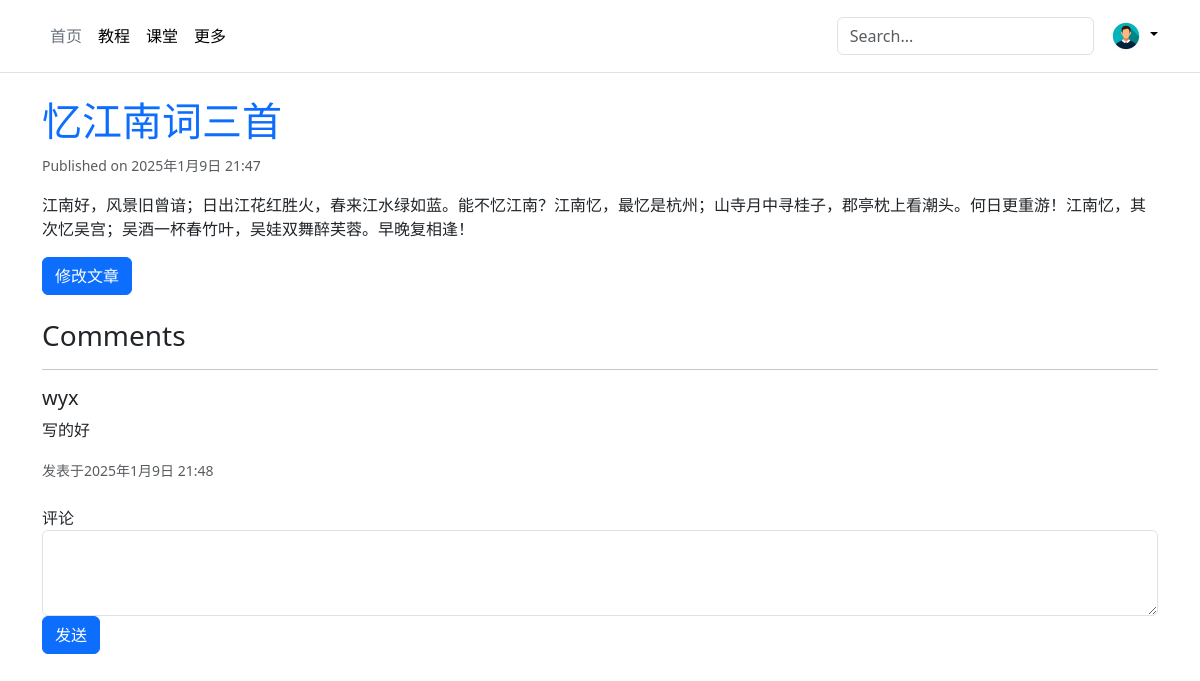
The app's page /article/detail/6 (signed in) with its own data.
### user/models.py (models this page shows)
class User(AbstractUser):
    avatar = models.ImageField(upload_to='avatars/', blank=True,default='avatars/default.png')
    bio = models.TextField(max_length=100, blank=True)
    def __str__(self):
        return self.username

### article/models.py (models this page shows, shortened)
class ArticlePost(models.Model):
    author = models.ForeignKey(User, on_delete=models.CASCADE)
    title = models.CharField(max_length=100)
    body = models.TextField()
    created = models.DateTimeField(auto_now_add=True)
    updated = models.DateTimeField(auto_now=True)
    column = models.ForeignKey(Column, on_delete=models.CASCADE, null=True, blank=True,related_name='articles')
    views = models.PositiveIntegerField(default=0)
    likes = models.PositiveIntegerField(default=0)

class Comment(models.Model):
    article = models.ForeignKey(ArticlePost, on_delete=models.CASCADE, related_name='comments')
    author = models.ForeignKey(User, on_delete=models.CASCADE)
    content = models.TextField()
    created = models.DateTimeField(auto_now_add=True)

### article/views.py (the view, shortened to what this page needs)
# urls.py: path('article/detail/<int:pk>', ArticleDetail.as_view(), name='detail'),
class ArticleDetail(DetailView):
    template_name = 'article/detail.html'
    context_object_name = 'article'
    def get_object(self, queryset=None):
        pk = self.kwargs.get('pk')
        return ArticlePost.objects.get(pk=pk)
    def get_context_data(self, **kwargs):
        context = super().get_context_data(**kwargs)
        article = self.get_object()
        comments = article.comments.all()
        context['comments'] = comments
        return context

### templates/article/detail.html (shortened to what this page needs)
{% extends 'base.html' %}
{% block content %}
<div class="container mt-4">
    <div class="article-content">
        <header class="mb-3">
            <h1 class="text-primary">{{ article.title }}</h1>
            <small class="text-muted">Published on {{ article.created }}</small>
        </header>
        <section>
            <p>{{ article.body }}</p>
        </section>
        {% if user.id and article.author.id  %}
        <a href="{% url 'article:update' pk=article.id %}" class="btn btn-primary">修改文章</a>
        {% endif %}
    </div>
    <div class="comments-section mt-4">
        <h3>Comments</h3>
        <hr>
        {% for comment in comments %}
        <div class="media mb-3">
            <div class="media-body">
                <h5 class="mt-0">{{ comment.author }}</h5>
                <p>{{ comment.content }}</p>
                <small class="text-muted">发表于{{ comment.created }}</small>
            </div>
        </div>
        {% empty %}
        <p>暂无评论</p>
        {% endfor %}
    </div>
    <div class="comment-form mt-4">
        <form method="post">
            <div class="form-group">
                <label for="content">评论</label>
                <textarea class="form-control" id="content" name="content" rows="3" required></textarea>
            </div>
            <button type="submit" class="btn btn-primary">发送</button>
        </form>
    </div>
</div>
{% endblock %}

### templates/base.html (shortened to what this page needs)
{% load static %}
<!DOCTYPE html>
<html lang="zh-cn">
  <head>
    <link
      rel="stylesheet"
      href="{% static 'bootstrap/css/bootstrap.min.css' %}"
    />
  </head>
  <body>
    <header class="p-3 mb-3 border-bottom">
      <div class="container">
        <div
          class="d-flex flex-wrap align-items-center justify-content-center justify-content-lg-start"
        >
          <ul
            class="nav col-12 col-lg-auto me-lg-auto mb-2 justify-content-center mb-md-0"
          >
            <li>
              <a href="/" class="nav-link px-2 link-secondary">首页</a>
            </li>
            <li>
              <a href="/course" class="nav-link px-2 link-body-emphasis">教程</a>
            </li>
            <li>
              <a href="#" class="nav-link px-2 link-body-emphasis">课堂</a>
            </li>
            <li>
              <a href="#" class="nav-link px-2 link-body-emphasis">更多</a>
            </li>
          </ul>
          <form class="col-12 col-lg-auto mb-3 mb-lg-0 me-lg-3" role="search">
            <input
              type="search"
              class="form-control"
              name="search"
              placeholder="Search..."
              aria-label="Search"
            />
          </form>
          {% if user.is_authenticated %}
          <div class="dropdown text-end">
            <a
              href="#"
              class="d-block link-body-emphasis text-decoration-none dropdown-toggle"
              data-bs-toggle="dropdown"
              aria-expanded="false"
            >
            {% if user.avatar %}
              <img
                src="{{ user.avatar.url}}"
                alt="avatar"
                width="32"
                height="32"
                class="rounded-circle"
              />
              {% endif %}
            </a>
            {% else %}
            <a href="/user/login" class="nav-link px-2 link-secondary">登录</a>
            {% endif %}
          </div>
        </div>
      </div>
    </header>
    {% block content %}{% endblock content %}
  </body>
</html>

### records on screen
User: avatar (placeholder picture)
ArticlePost: title "忆江南词三首", created "2025年1月9日 21:47", body "江南好，风景旧曾谙；日出江花红胜火，春来江水绿如蓝。能不忆江南？江南忆，最忆是杭州；山寺月中寻桂子，郡亭枕上看潮头。何日更重游！江南忆，其次忆吴宫；吴酒一杯春竹叶，吴娃双舞醉芙蓉。早晚复相逢！"
Comment: author "wyx", content "写的好", created "2025年1月9日 21:48"
